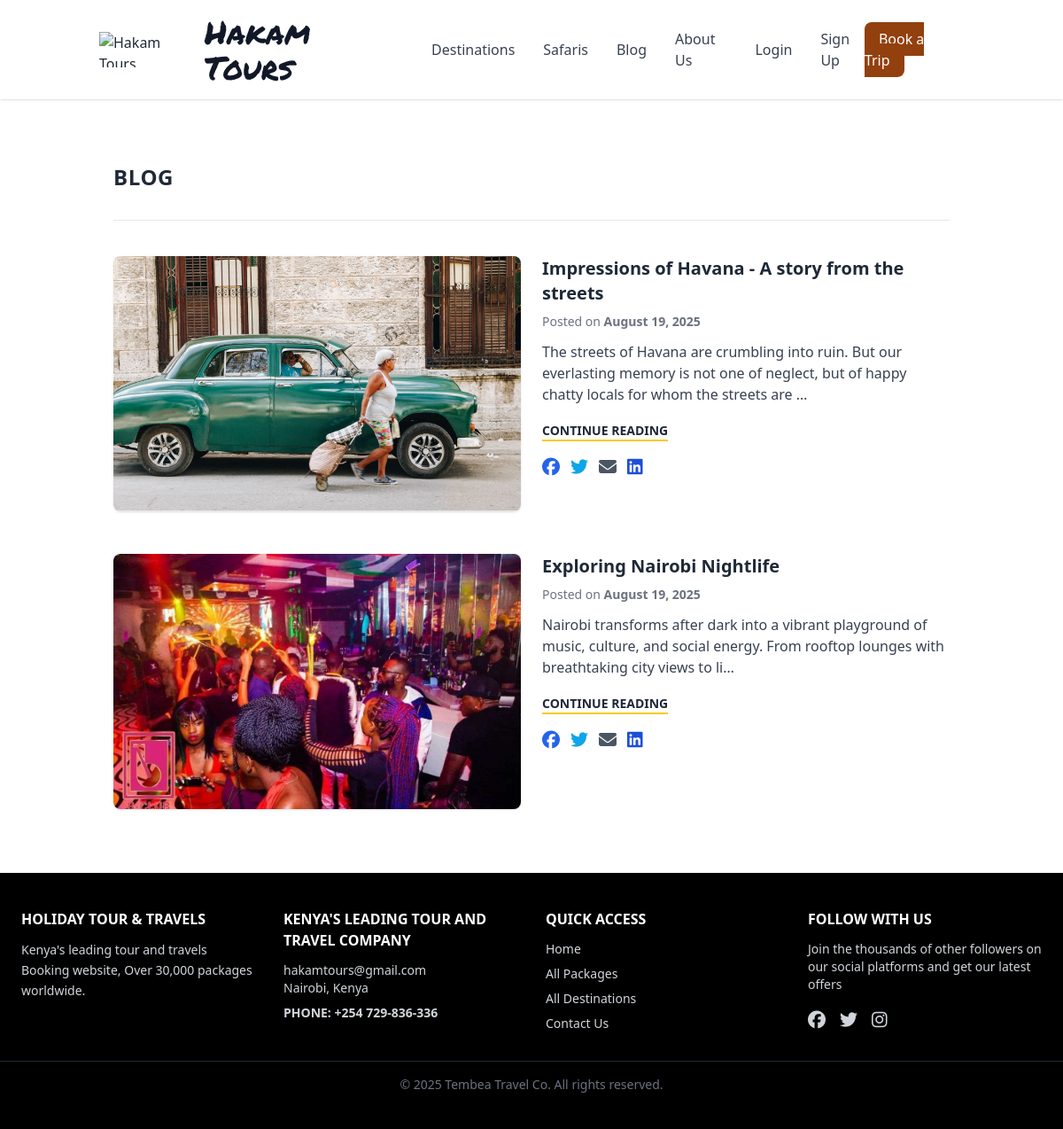
Screenshot of /blog/ with the database file from the repository.
### blog/models.py (models this page shows, shortened)
class BlogPost(models.Model):
    title = models.CharField(max_length=200)
    slug = models.SlugField(unique=True, blank=True)
    excerpt = models.TextField(
        help_text="A short summary for previews", blank=True
    )
    cover_image = models.ImageField(upload_to="blog/covers/", blank=True, null=True)
    content = RichTextUploadingField(   # ✅ allows image uploads inside content
        help_text="Main article body (rich-text editor with image upload support)"
    )
    gallery_images = models.ManyToManyField(
        "BlogImage",
        related_name="posts",
        blank=True,
        help_text="Additional inline images for the article"
    )
    published_at = models.DateTimeField(auto_now_add=True)
    updated_at = models.DateTimeField(auto_now=True)
    class Meta:
        ordering = ["-published_at"]

### blog/views.py (the view)
# urls.py: path("", views.blog_list, name="blog_list"),
def blog_list(request):
    posts = BlogPost.objects.all().order_by('-published_at')
    return render(request, "blog/blog_list.html", {"posts": posts})

### templates/blog/blog_list.html (shortened to what this page needs)
{% extends "base.html" %}
{% block content %}
<div class="max-w-6xl mx-auto px-4 py-10">
  <h1 class="text-2xl font-bold text-gray-800 mb-8 uppercase tracking-wide">Blog</h1>
  <hr class="mb-10">
  <div class="space-y-12">
    {% for post in posts %}
      <div class="grid md:grid-cols-2 gap-6 items-start">
        <div class="relative">
          {% if post.cover_image %}
            <a href="{% url 'blog:blog_detail' post.slug %}">
              <img src="{{ post.cover_image.url }}" alt="{{ post.title }}" class="w-full h-72 object-cover rounded-lg shadow">
            </a>
          {% else %}
            <div class="w-full h-72 bg-gray-200 rounded-lg"></div>
          {% endif %}
        </div>
        <div>
          <h2 class="text-xl font-semibold mb-2">
            <a href="{% url 'blog:blog_detail' post.slug %}" class="hover:text-blue-600">{{ post.title }}</a>
          </h2>
          <p class="text-sm text-gray-500 mb-3">
            Posted on <span class="font-semibold">{{ post.published_at|date:"F j, Y" }}</span>
          </p>
          <p class="text-gray-700 mb-4">
            {{ post.excerpt|default:post.content|truncatechars:150|safe }}
          </p>
          <a href="{% url 'blog:blog_detail' post.slug %}"
             class="font-bold text-sm uppercase text-gray-800 hover:text-blue-600 relative inline-block">
            CONTINUE READING
            <span class="absolute left-0 -bottom-0.5 w-full h-0.5 bg-yellow-400"></span>
          </a>
        <div class="mt-4 flex space-x-3">
          <a href="https://www.facebook.com/sharer/sharer.php?u={{ request.build_absolute_uri }}"
            target="_blank" class="text-blue-600 hover:text-blue-800">
            <i class="fa-brands fa-facebook text-xl"></i>
          </a>
          <a href="https://twitter.com/intent/tweet?url={{ request.build_absolute_uri }}&text={{ post.title }}"
            target="_blank" class="text-sky-500 hover:text-sky-700">
            <i class="fa-brands fa-twitter text-xl"></i>
          </a>
          <a href="mailto:?subject={{ post.title }}&body={{ request.build_absolute_uri }}"
            class="text-gray-600 hover:text-gray-800">
            <i class="fa-solid fa-envelope text-xl"></i>
          </a>
          <a href="https://www.linkedin.com/sharing/share-offsite/?url={{ request.build_absolute_uri }}"
            target="_blank" class="text-blue-700 hover:text-blue-900">
            <i class="fa-brands fa-linkedin text-xl"></i>
          </a>
        </div>
        </div>
      </div>
    {% empty %}
      <p class="text-gray-600">No posts yet.</p>
    {% endfor %}
  </div>
</div>
{% endblock %}

### rows the page displays
BlogPost: cover_image (picture), title "Impressions of Havana - A story from the streets", published_at "August 19, 2025", excerpt "The streets of Havana are crumbling into ruin. But our everlasting memory is not one of neglect, but of happy chatty locals for whom the streets are …"
BlogPost: cover_image (picture), title "Exploring Nairobi Nightlife", published_at "August 19, 2025", excerpt "Nairobi transforms after dark into a vibrant playground of music, culture, and social energy. From rooftop lounges with breathtaking city views to li…"
